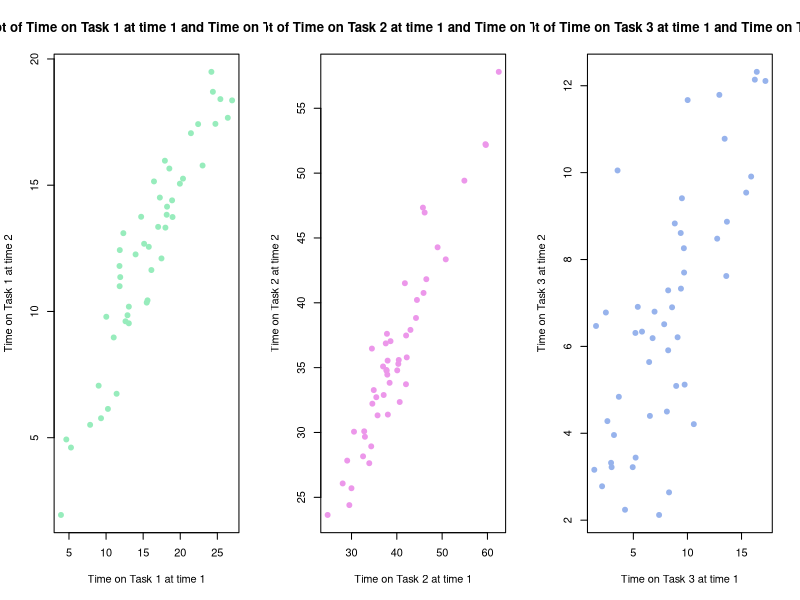

Reproduce this figure in R.
library(glue)
library(knitr)
sport_watch_df <- read.csv2("sport_watch_df.csv")

# Exercise 1.1 Provide a graphical representation using the graphical function plot()to show the relationship between Time on Task 1 (at occasion/time 1) and Time on Task 1 (at occasion/time 2). Note: In general, plot(X,Y) yields a scatterplot between a quantitative variable X (represented in the horizontal axis) and a quantitative variable Y (represented in the vertical axis). Repeat the application of the graphical function plot() to the other two pairs of time on task variables: a) Time on Task 2 (at occasion/time 1) and Time on Task 2 (at occasion/time 2) b) Time on Task 3 (at occasion/time 1) and Time on Task 3 (at occasion/time 2).

TT1t1 <- sport_watch_df$TT1t1
TT1t2 <- sport_watch_df$TT1t2
TT2t1 <- sport_watch_df$TT2t1
TT2t2 <- sport_watch_df$TT2t2
TT3t1 <- sport_watch_df$TT3t1
TT3t2 <- sport_watch_df$TT3t2


# Represent these graphs in a single window

par(mfrow = c(1, 3))
plot(TT1t1, TT1t2, col = "#97ecbc", pch = 19, cex = 1, main = "Scatter plot of Time on Task 1 at time 1 and Time on Task 1 at time 2", xlab = "Time on Task 1 at time 1", ylab = "Time on Task 1 at time 2")

plot(TT2t1, TT2t2, col = "#ec97ea", pch = 19, cex = 1, main = "Scatter plot of Time on Task 2 at time 1 and Time on Task 2 at time 2", xlab = "Time on Task 2 at time 1", ylab = "Time on Task 2 at time 2")

plot(TT3t1, TT3t2, col = "#97b3ec", pch = 19, cex = 1, main = "Scatter plot of Time on Task 3 at time 1 and Time on Task 3 at time 2", xlab = "Time on Task 3 at time 1", ylab = "Time on Task 3 at time 2")



# Exercise 1.2 For each of the three time on task variables compute the correlation between occasion/time 1
# and occasion/time 2

cor(TT1t1, TT1t2)
cor(TT2t1, TT2t2)
cor(TT3t1, TT3t2)

# Exercise 1.3 Repeat the correlational analyses for the time on task variables by limiting the observations in the data set to male participants only. Next, rerun the analyses this time considering the female group.

# Males

TT1t1_M <- sport_watch_df[sport_watch_df$Gender == "M", ]$TT1t1
TT1t2_M <- sport_watch_df[sport_watch_df$Gender == "M", ]$TT1t2
TT2t1_M <- sport_watch_df[sport_watch_df$Gender == "M", ]$TT2t1
TT2t2_M <- sport_watch_df[sport_watch_df$Gender == "M", ]$TT2t1
TT3t1_M <- sport_watch_df[sport_watch_df$Gender == "M", ]$TT3t1
TT3t2_M <- sport_watch_df[sport_watch_df$Gender == "M", ]$TT3t2

cor(TT1t1_M, TT1t2_M)
cor(TT2t1_M, TT2t2_M)
cor(TT3t1_M, TT3t2_M)

# Females

TT1t1_F <- sport_watch_df[sport_watch_df$Gender == "F", ]$TT1t1
TT1t2_F <- sport_watch_df[sport_watch_df$Gender == "F", ]$TT1t2
TT2t1_F <- sport_watch_df[sport_watch_df$Gender == "F", ]$TT2t1
TT2t2_F <- sport_watch_df[sport_watch_df$Gender == "F", ]$TT2t1
TT3t1_F <- sport_watch_df[sport_watch_df$Gender == "F", ]$TT3t1
TT3t2_F <- sport_watch_df[sport_watch_df$Gender == "F", ]$TT3t2

cor(TT1t1_F, TT1t2_F)
cor(TT2t1_F, TT2t2_F)
cor(TT3t1_F, TT3t2_F)

# Exercise 1.4 Verify if there is an association between Task success on Task 1 (at occasion/time 1) and Task success on Task 1 (at occasion/time 2). Hint: Use the descriptive Chi-square statistic to measure the level of association between the two variables.

SuccT1t1 <- sport_watch_df$SuccT1t1
SuccT1t2 <- sport_watch_df$SuccT1t2

cont_table_succT1_t1_t2 <- table(SuccT1t1, SuccT1t2)

variable_assoc_succT1_t1_t2 <- chisq.test(cont_table_succT1_t1_t2)$statistic

print(variable_assoc_succT1_t1_t2)

# Exercise 1.5 Check if there is an association between Gender and Task success on Task 1 (at occasion/time 2)

gender <- sport_watch_df$Gender

cont_table_succT1t2_gender <- table(SuccT1t2, gender)

variable_ass_succT1t2_gender <- chisq.test(cont_table_succT1t2_gender)$statistic

print(variable_ass_succT1t2_gender)

# Exercise 1.6 Check if there is an association between Gender and the satisfaction item Sat2

sat2 <- sport_watch_df$Sat2

cont_table_sat2_gender <- table(sat2, gender)

variable_ass_sat2_gender <- chisq.test(cont_table_sat2_gender)$statistic

print(variable_ass_sat2_gender)

# Exercise 1.7 Repeat exercises 1.4, 1.5, and 1.6 this time using the normalized Chi -squared statistic.

chi_max_succT1_t1_t2 <- sum(cont_table_succT1_t1_t2) * min(nrow(cont_table_succT1_t1_t2) - 1, ncol(cont_table_succT1_t1_t2) - 1)

chi_max_succT1t2_gender <- sum(cont_table_succT1t2_gender) * min(nrow(cont_table_succT1t2_gender) - 1, ncol(cont_table_succT1t2_gender) - 1)

chi_max_sat2_gender <- sum(cont_table_sat2_gender) * min(nrow(cont_table_sat2_gender) - 1, ncol(cont_table_sat2_gender) - 1)

chi_norm_succT1_t1_t2 <- variable_assoc_succT1_t1_t2 / chi_max_succT1_t1_t2

chi_norm_succT1t2_gender <- variable_ass_succT1t2_gender / chi_max_succT1t2_gender

chi_norm_sat2_gender <- variable_ass_sat2_gender / chi_max_sat2_gender

print("here the normalized chi-square")
print(chi_norm_succT1_t1_t2)
print(chi_norm_succT1t2_gender)
print(chi_norm_sat2_gender)
